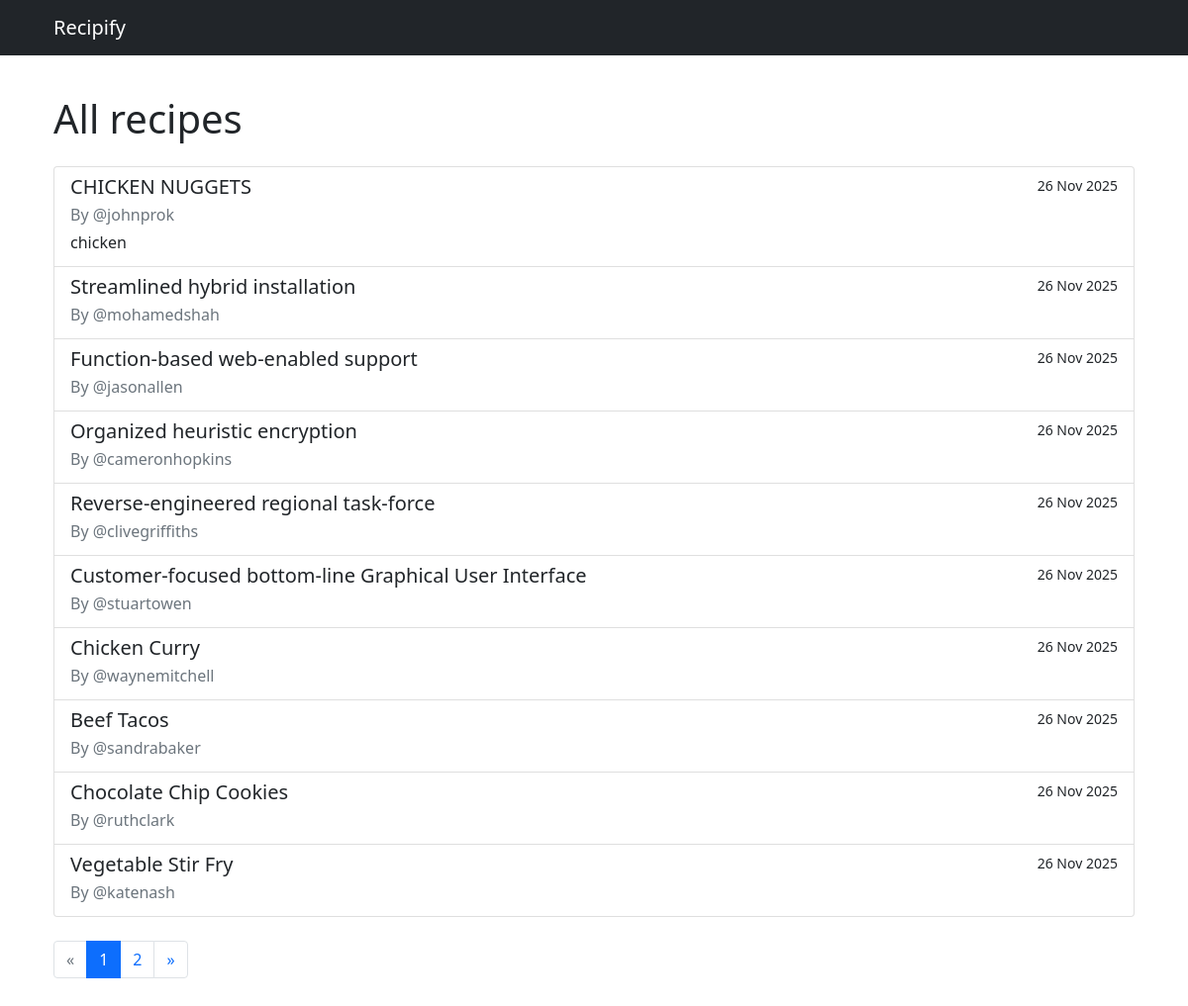
Page /recipes/ on the earlier database version.
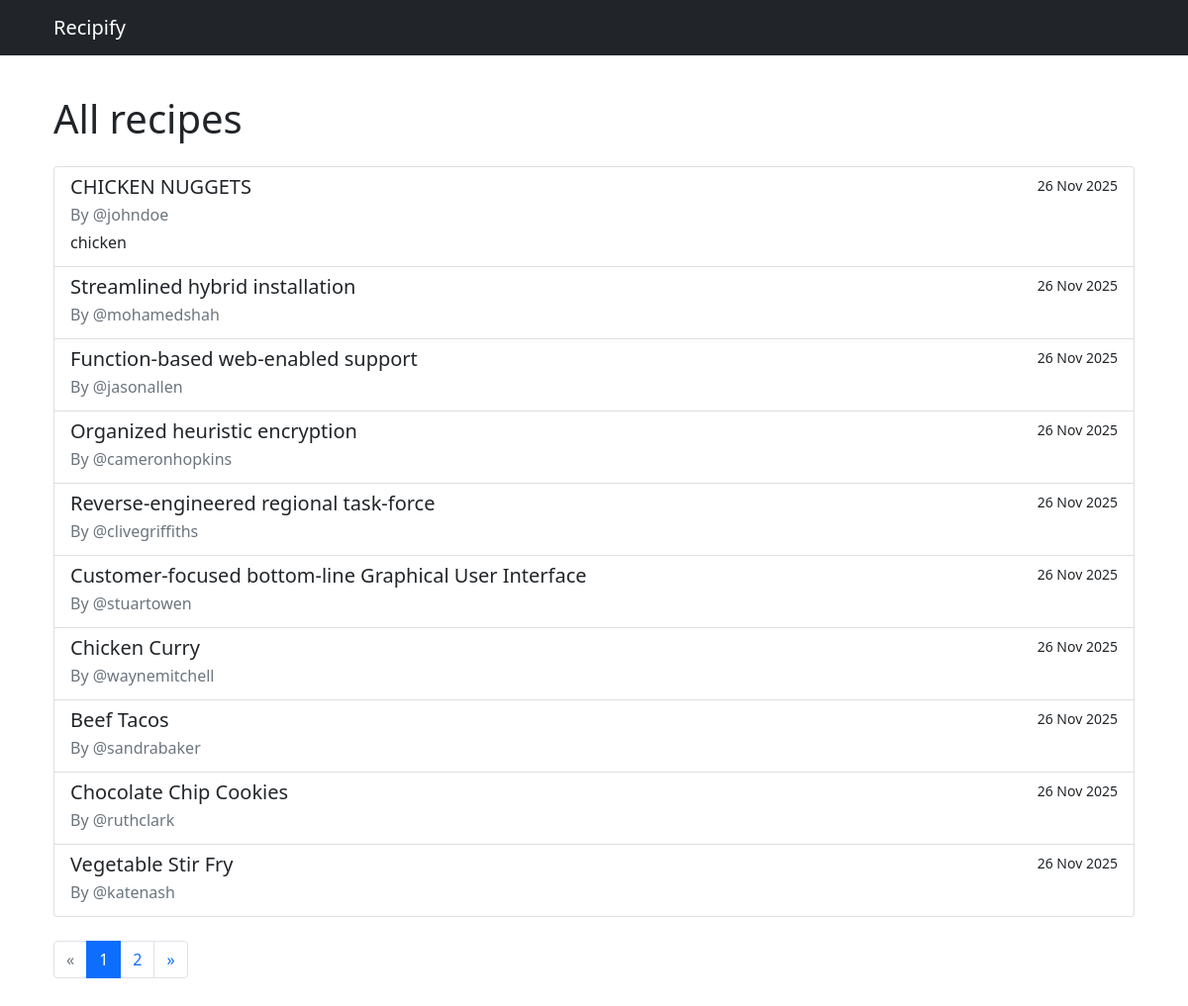
Same page on the later database version.
### recipes/models/recipe.py (models this page shows, shortened)
class Recipe(models.Model):
    DIETARY_CHOICES = [
        ("vegan", "Vegan"),
        ("vegetarian", "Vegetarian"),
        ("gluten_free", "Gluten Free"),
        ("dairy_free", "Dairy Free"),
        ("nut_free", "Nut Free"),
        ("none", "No Restrictions"),
    ]
    author = models.ForeignKey(
        settings.AUTH_USER_MODEL,
        on_delete=models.CASCADE,
        related_name="recipes",
    )
    title = models.CharField(max_length=200)
    summary = models.CharField(max_length=255, blank=True)
    ingredients = models.TextField(help_text="List ingredients separated by commas")
    instructions = models.TextField()
    name = models.CharField(max_length=255)
    description = models.TextField()
    prep_time_minutes = models.PositiveIntegerField(blank=True, null=True)
    cook_time_minutes = models.PositiveIntegerField(blank=True, null=True)
    servings = models.PositiveSmallIntegerField(blank=True, null=True)
    is_published = models.BooleanField(default=True)
    cooking_time = models.PositiveIntegerField(
        help_text="Cooking time in minutes", default=0
    )
    difficulty = models.CharField(
        max_length=10,
        choices=[
            ("easy", "Easy"),
            ("medium", "Medium"),
            ("hard", "Hard"),
        ],
        default="easy",
    )
    date_posted = models.DateTimeField(auto_now_add=True)
    dietary_requirement = models.CharField(
        max_length=50, choices=DIETARY_CHOICES, default="none"
    )
    popularity = models.IntegerField(default=0)
    created_at = models.DateTimeField(default=timezone.now, editable=False)
    updated_at = models.DateTimeField(auto_now=True)
    class Meta:
        ordering = ["-created_at", "-date_posted"]
    likes = models.ManyToManyField(
        settings.AUTH_USER_MODEL,
        related_name="liked_recipes",
        through="Like",
        blank=True,
    )

### recipes/models/user.py (models this page shows, shortened)
class User(AbstractUser):
    username = models.CharField(
        max_length=30,
        unique=True,
        validators=[RegexValidator(
            regex=r'^@\w{3,}$',
            message='Username must consist of @ followed by at least three alphanumericals'
        )]
    )
    first_name = models.CharField(max_length=50, blank=False)
    last_name = models.CharField(max_length=50, blank=False)
    email = models.EmailField(unique=True, blank=False)
    class Meta:
        ordering = ['last_name', 'first_name']

### recipes/views/recipe_views.py (the view)
# urls.py: path("recipes/", RecipeListView.as_view(), name="recipe_list"),
class RecipeListView(ListView):
    model = Recipe
    template_name = "recipes/recipe_list.html"
    context_object_name = "recipes"
    paginate_by = 10
    def get_queryset(self):
        return Recipe.objects.filter(is_published=True).select_related("author")

### recipes/templates/recipes/recipe_list.html (shortened to what this page needs)
{% extends 'base_content.html' %}
{% block content %}
<div class="container py-4">
  <div class="d-flex justify-content-between align-items-center mb-3">
    <h1>All recipes</h1>
  </div>
  {% if recipes %}
    <div class="list-group">
      {% for recipe in recipes %}
        <a class="list-group-item list-group-item-action" href="{% url 'recipe_detail' recipe.pk %}">
          <div class="d-flex w-100 justify-content-between">
            <h5 class="mb-1">{{ recipe.title }}</h5>
            <small>{{ recipe.created_at|date:"j M Y" }}</small>
          </div>
          <p class="mb-1 text-muted">By {{ recipe.author.username }}</p>
          {% if recipe.summary %}
            <p class="mb-1">{{ recipe.summary }}</p>
          {% endif %}
        </a>
      {% endfor %}
    </div>
    {% include 'partials/pagination.html' %}
  {% else %}
    <p>No recipes have been published yet.</p>
  {% endif %}
</div>
{% endblock %}

Differences in the rows shown:
changed through a linked row, Recipe "CHICKEN NUGGETS": author.username "@johnprok" → "@johndoe"
